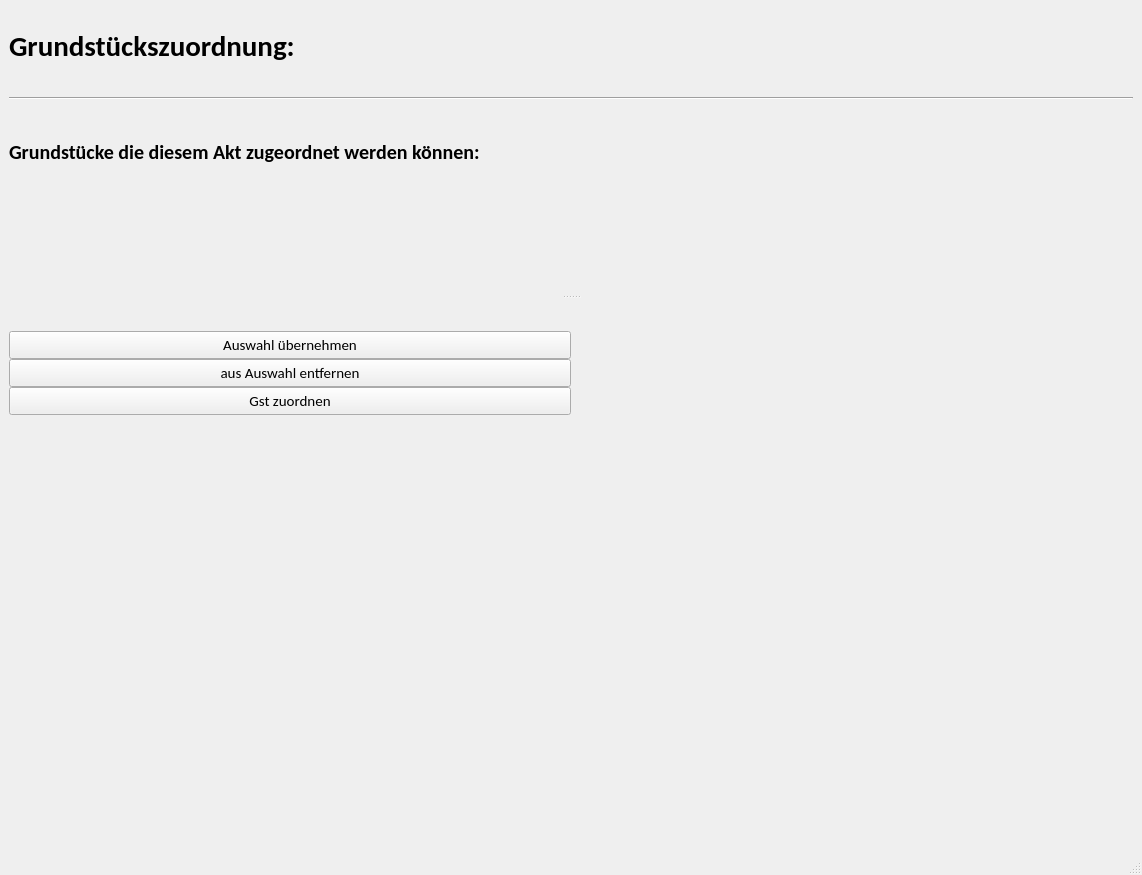
<?xml version="1.0" encoding="UTF-8"?>
<ui version="4.0">
 <class>GstZuordnung</class>
 <widget class="QMainWindow" name="GstZuordnung">
  <property name="geometry">
   <rect>
    <x>0</x>
    <y>0</y>
    <width>1142</width>
    <height>875</height>
   </rect>
  </property>
  <property name="windowTitle">
   <string>MainWindow</string>
  </property>
  <widget class="QWidget" name="centralwidget">
   <layout class="QVBoxLayout" name="verticalLayout_3">
    <property name="topMargin">
     <number>0</number>
    </property>
    <property name="bottomMargin">
     <number>0</number>
    </property>
    <item>
     <layout class="QHBoxLayout" name="uiHeaderHlay"/>
    </item>
    <item>
     <widget class="QSplitter" name="uiTableSplitter">
      <property name="sizePolicy">
       <sizepolicy hsizetype="Preferred" vsizetype="Expanding">
        <horstretch>0</horstretch>
        <verstretch>0</verstretch>
       </sizepolicy>
      </property>
      <property name="midLineWidth">
       <number>3</number>
      </property>
      <property name="orientation">
       <enum>Qt::Vertical</enum>
      </property>
      <property name="opaqueResize">
       <bool>true</bool>
      </property>
      <property name="childrenCollapsible">
       <bool>false</bool>
      </property>
      <widget class="QWidget" name="gridLayoutWidget_3">
       <layout class="QGridLayout" name="gridLayout_3">
        <item row="1" column="0" colspan="4">
         <widget class="Line" name="line">
          <property name="orientation">
           <enum>Qt::Horizontal</enum>
          </property>
         </widget>
        </item>
        <item row="4" column="3">
         <layout class="QVBoxLayout" name="verticalLayout_2">
          <item>
           <widget class="InfoButton" name="uiInfoBtnGstTable" native="true"/>
          </item>
         </layout>
        </item>
        <item row="2" column="0" colspan="2">
         <widget class="QLabel" name="label_2">
          <property name="font">
           <font>
            <family>Calibri</family>
            <pointsize>15</pointsize>
            <weight>75</weight>
            <bold>true</bold>
           </font>
          </property>
          <property name="text">
           <string>Grundstücke die diesem Akt zugeordnet werden können:</string>
          </property>
         </widget>
        </item>
        <item row="4" column="0" colspan="3">
         <layout class="QVBoxLayout" name="uiGstTableVLay">
          <property name="topMargin">
           <number>0</number>
          </property>
         </layout>
        </item>
        <item row="0" column="0" colspan="2">
         <widget class="QLabel" name="label">
          <property name="font">
           <font>
            <family>Calibri</family>
            <pointsize>22</pointsize>
            <weight>75</weight>
            <bold>true</bold>
           </font>
          </property>
          <property name="text">
           <string>Grundstückszuordnung:</string>
          </property>
         </widget>
        </item>
        <item row="2" column="2">
         <layout class="QHBoxLayout" name="horizontalLayout">
          <item>
           <widget class="InfoButton" name="uiInfoBtnImport" native="true"/>
          </item>
          <item>
           <spacer name="horizontalSpacer">
            <property name="orientation">
             <enum>Qt::Horizontal</enum>
            </property>
            <property name="sizeHint" stdset="0">
             <size>
              <width>40</width>
              <height>20</height>
             </size>
            </property>
           </spacer>
          </item>
         </layout>
        </item>
       </layout>
      </widget>
      <widget class="QWidget" name="gridLayoutWidget_4">
       <layout class="QGridLayout" name="gridLayout_4">
        <property name="spacing">
         <number>0</number>
        </property>
        <item row="2" column="1">
         <widget class="QPushButton" name="uiRemoveGstPbtn">
          <property name="font">
           <font>
            <family>Calibri</family>
            <pointsize>11</pointsize>
           </font>
          </property>
          <property name="text">
           <string>aus Auswahl entfernen</string>
          </property>
          <property name="icon">
           <iconset>
            <normaloff>:/svg/resources/icons/white_cross_in_red_circle.svg</normaloff>:/svg/resources/icons/white_cross_in_red_circle.svg</iconset>
          </property>
          <property name="iconSize">
           <size>
            <width>35</width>
            <height>35</height>
           </size>
          </property>
         </widget>
        </item>
        <item row="2" column="2">
         <widget class="InfoButton" name="uiInfoBtnRemoveGst" native="true"/>
        </item>
        <item row="3" column="2">
         <widget class="InfoButton" name="uiInfoBtnMatchGst" native="true"/>
        </item>
        <item row="4" column="1">
         <spacer name="verticalSpacer">
          <property name="orientation">
           <enum>Qt::Vertical</enum>
          </property>
          <property name="sizeHint" stdset="0">
           <size>
            <width>20</width>
            <height>40</height>
           </size>
          </property>
         </spacer>
        </item>
        <item row="3" column="1">
         <widget class="QPushButton" name="uiMatchGstPbtn">
          <property name="font">
           <font>
            <family>Calibri</family>
            <pointsize>11</pointsize>
           </font>
          </property>
          <property name="text">
           <string>Gst zuordnen</string>
          </property>
          <property name="icon">
           <iconset>
            <normaloff>:/svg/resources/icons/tick_green.svg</normaloff>:/svg/resources/icons/tick_green.svg</iconset>
          </property>
          <property name="iconSize">
           <size>
            <width>35</width>
            <height>35</height>
           </size>
          </property>
         </widget>
        </item>
        <item row="1" column="1">
         <widget class="QPushButton" name="uiSelectGstPbtn">
          <property name="font">
           <font>
            <family>Calibri</family>
            <pointsize>11</pointsize>
           </font>
          </property>
          <property name="text">
           <string>Auswahl übernehmen</string>
          </property>
          <property name="icon">
           <iconset>
            <normaloff>:/svg/resources/icons/arrow_down_blue.svg</normaloff>:/svg/resources/icons/arrow_down_blue.svg</iconset>
          </property>
          <property name="iconSize">
           <size>
            <width>35</width>
            <height>35</height>
           </size>
          </property>
         </widget>
        </item>
        <item row="1" column="2">
         <widget class="InfoButton" name="uiInfoBtnSelectGst" native="true"/>
        </item>
        <item row="0" column="1">
         <spacer name="verticalSpacer_2">
          <property name="orientation">
           <enum>Qt::Vertical</enum>
          </property>
          <property name="sizeType">
           <enum>QSizePolicy::Fixed</enum>
          </property>
          <property name="sizeHint" stdset="0">
           <size>
            <width>20</width>
            <height>32</height>
           </size>
          </property>
         </spacer>
        </item>
        <item row="0" column="0" rowspan="5">
         <layout class="QVBoxLayout" name="uiPreSelGstTableVLay">
          <property name="spacing">
           <number>0</number>
          </property>
         </layout>
        </item>
       </layout>
      </widget>
     </widget>
    </item>
   </layout>
  </widget>
  <widget class="QMenuBar" name="menubar">
   <property name="geometry">
    <rect>
     <x>0</x>
     <y>0</y>
     <width>1142</width>
     <height>21</height>
    </rect>
   </property>
  </widget>
  <widget class="QStatusBar" name="statusbar"/>
 </widget>
 <customwidgets>
  <customwidget>
   <class>InfoButton</class>
   <extends>QWidget</extends>
   <header>app_core/info_button</header>
   <container>1</container>
  </customwidget>
 </customwidgets>
 <resources>
  <include location="../../resources.qrc"/>
 </resources>
 <connections/>
</ui>
